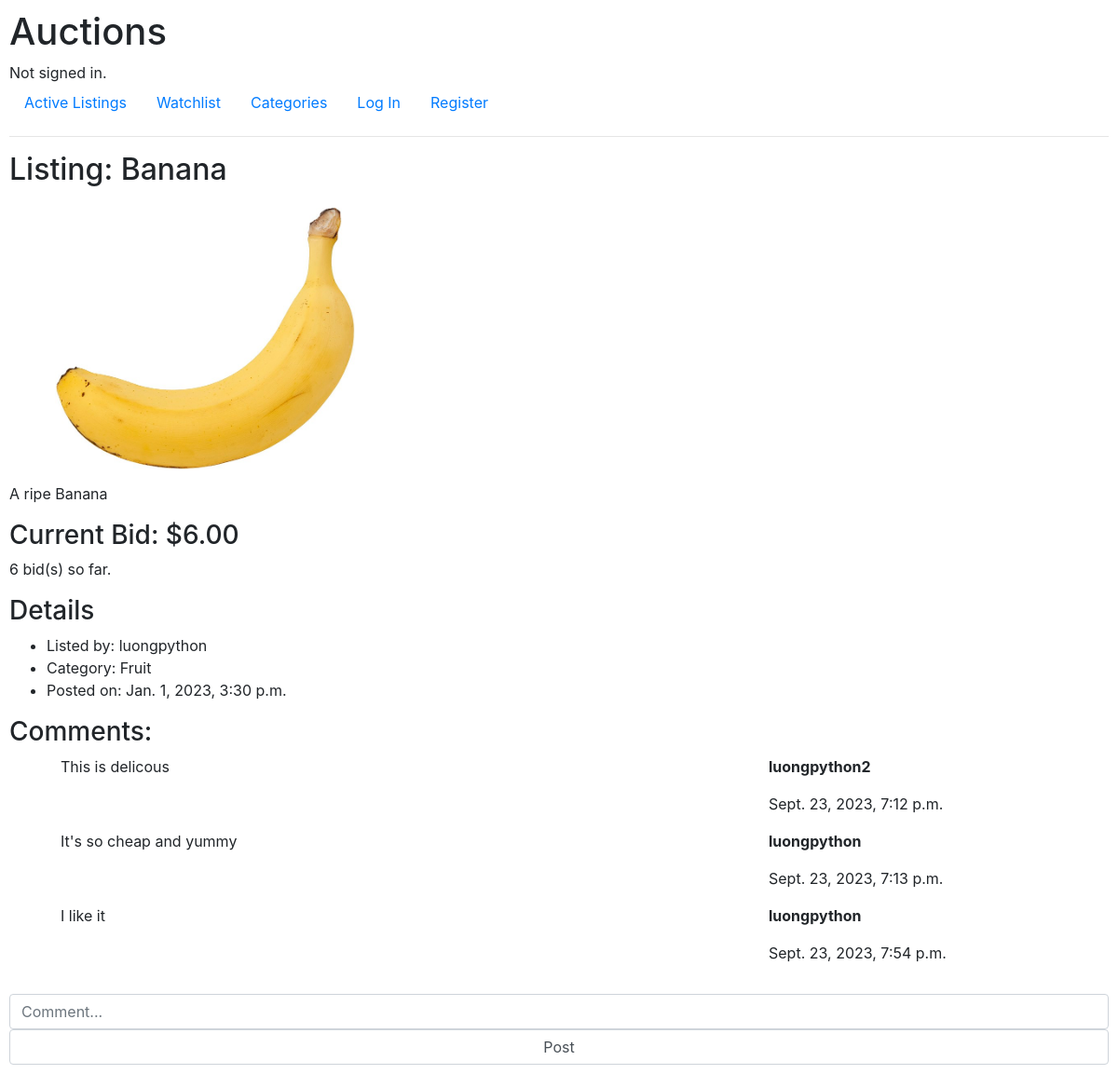
Before: /listings/2 with the older database file.
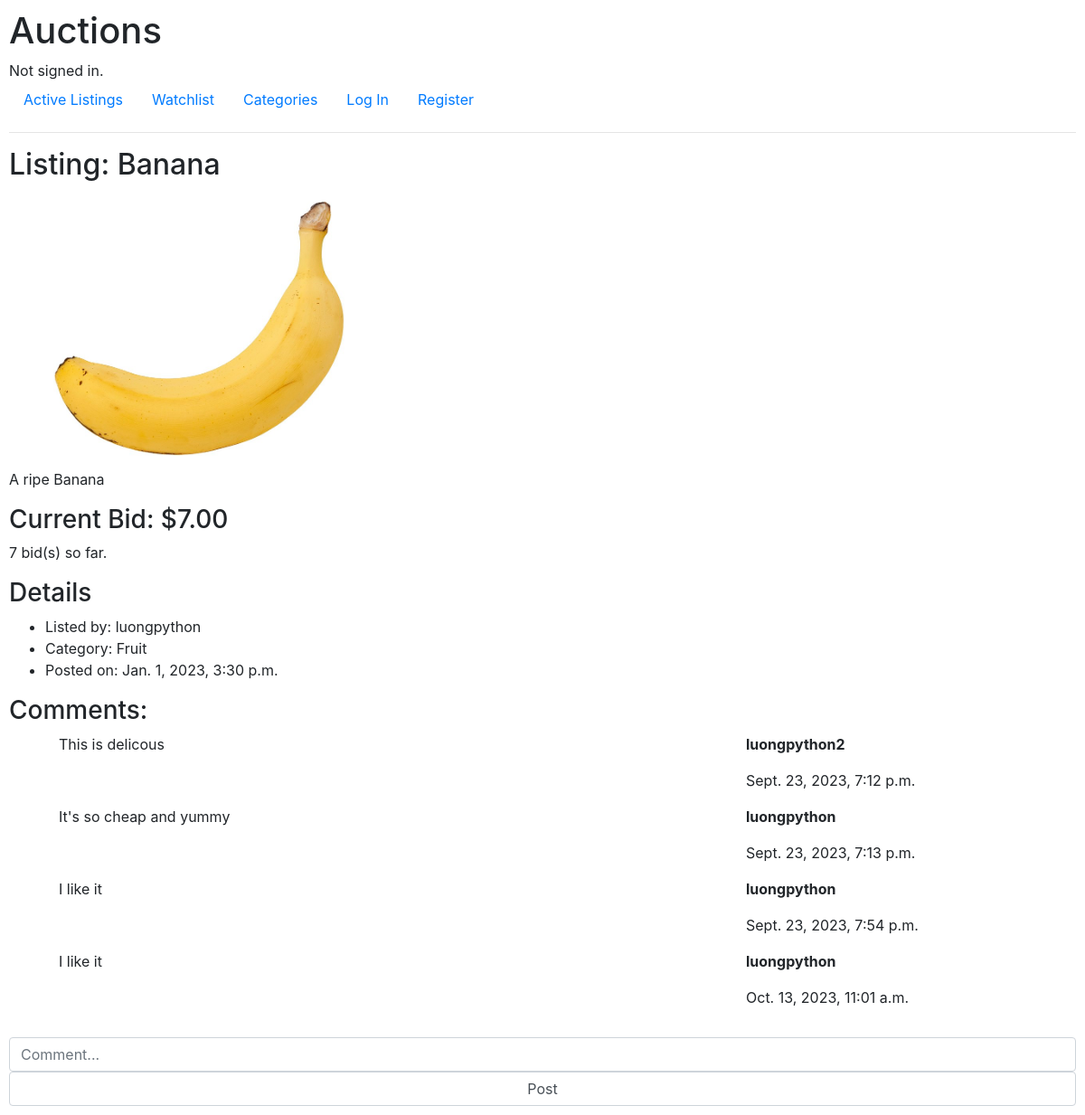
After: the same page with the newer database file.
### auctions/models.py (models this page shows, shortened)
class AuctionListing(models.Model):
    title = models.CharField(max_length=100)
    description = models.TextField()
    starting_bid = models.DecimalField(max_digits=20, decimal_places=2)
    current_bid = models.DecimalField(max_digits=20, decimal_places=2, blank=True, null=True)
    start_time = models.DateTimeField()
    end_time = models.DateTimeField(blank=True, null=True)
    seller = models.ForeignKey(User, on_delete=models.CASCADE, related_name="seller")
    category = models.CharField(max_length=64, default=None)
    image = models.ImageField(upload_to='auctions/images')
    active = models.BooleanField(default=True)
    liked = models.ManyToManyField(settings.AUTH_USER_MODEL, related_name="liked", blank=True)

class Comment(models.Model):
    auction_listing = models.ForeignKey(AuctionListing, on_delete=models.CASCADE, related_name="comment_auction_listing")
    commenter = models.ForeignKey(User, on_delete=models.CASCADE, related_name="commenter")
    text = models.TextField()
    comment_time = models.DateTimeField()

class User(AbstractUser):
    pass

### auctions/views.py (the view, shortened to what this page needs)
# urls.py: path("listings/<int:listing_id>", views.display_listing, name="display_listing"),
def display_listing(request, listing_id):
    listing = AuctionListing.objects.get(pk=listing_id)
    bid_count = Bid.objects.filter(auction_listing=listing).count()
    highest_bid = Bid.objects.filter(auction_listing=listing).order_by('bid_amount').first()
    winner = highest_bid.bidder if highest_bid else None
    comments = Comment.objects.filter(auction_listing=listing)
    return render(request, "auctions/listing.html", {
        "listing": listing,
        "bid_count": bid_count,
        "comments": comments
    })

### auctions/templates/auctions/listing.html (shortened to what this page needs)
{% extends "auctions/layout.html" %}
{% block body %}
    <h2 class="test">Listing: {{listing.title}} </h2>
    <div class="container">
        <div class="row">
            <div class="col-md-4">
                <img src="{{ listing.image.url }}" alt="Auction listing image" class="img-fluid">
            </div>
        </div>
    </div>
    <p>{{ listing.description }}</p>
    <h3>Current Bid: ${{ listing.current_bid|floatformat:2 }}</h3>
    <p>
        {% if bid_count == None %}
            0 bids so far.
        {% else %}
            {{ bid_count }} bid(s) so far.
        {% endif %}
    </p>
    <h3>Details</h3>
    <ul>
        <li>Listed by: {{listing.seller}}</li>
        <li>Category: {{listing.category}}</li>
        <li>Posted on: {{listing.start_time}}</li>
    </ul>
    <h3>Comments:</h3>
    <ul>
        {% for comment in comments %}
            <div class="container">
                <div class="row">
                    <div class="col-md-8">
                        <p>{{comment.text}}</p>
                    </div>
                    <div class="col-md-4">
                        <p><b>{{comment.commenter}}</b></p>
                        <p>{{comment.comment_time}}</p>
                    </div>
                </div>
            </div>
        {% empty %}
            <p>No comments</p>
        {% endfor %}
    </ul>
    <form method="POST" action="{% url 'display_listing' listing.id %}">
        <input class="form-control" type="text" name="comment" placeholder="Comment...">
        <input type="submit" value="Post" class="form-control">
    </form>
{% endblock %}

Changed rows visible on the page:
changed AuctionListing "Banana": current_bid "6.00" → "7.00"
added Comment: text "I like it", commenter "luongpython", comment_time "Oct. 13, 2023, 11:01 a.m."
Other visible differences:
{{ bid_count }}: "6" → "7"
